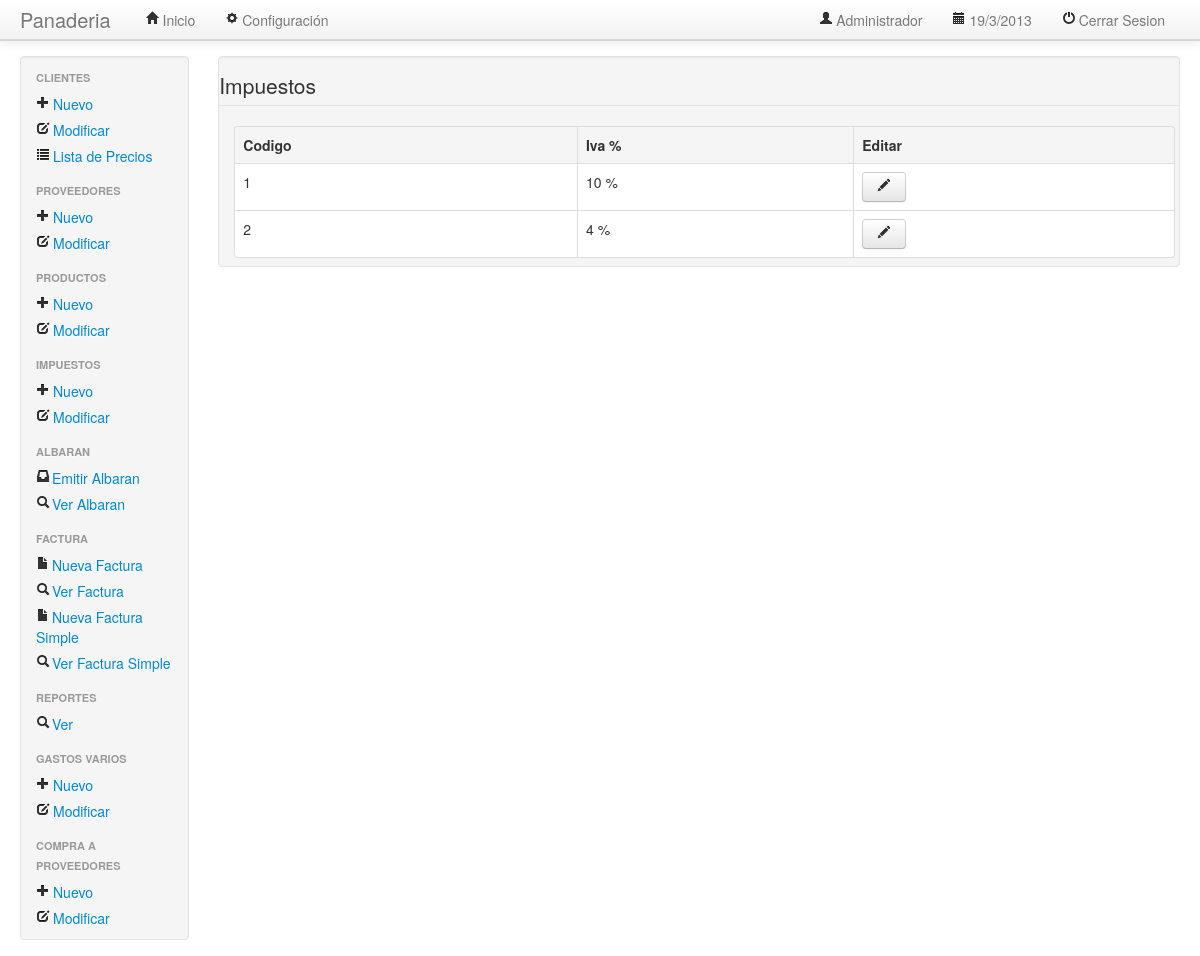
The page /main.php?iu=modtablaimpuesto.php&dir=impuestos&mdir=negocios (signed in) on the database its author committed.
### tables this page shows
CREATE TABLE `impuesto` (
  `idiva` int(11) NOT NULL AUTO_INCREMENT,
  `iva` float DEFAULT NULL,
  PRIMARY KEY (`idiva`)
);

### negocios/impuestos/modtablaimpuesto.php (the view, shortened to what this page needs)
<?php
$query = "SELECT * FROM impuesto";
$result = mysql_query($query);
?>
  <legend>Impuestos</legend>
<table style="margin: 15px 0px 0px 15px; width: 98%;" class="table table-bordered">
    <tr>
        <th style="font-weight: bold;">
            Codigo
        </th>
        <th style="font-weight: bold;">
            Iva %
        </th>
        <th style="font-weight: bold;">
            Editar
        </th>
    </tr>
    <tbody style="background-color: #ffffff;">
        <?php while ($fila = mysql_fetch_assoc($result)) { ?>
            <tr>
                <td>
                    <?php echo $fila['idiva']; ?>
                </td>
                <td>
                    <?php echo $fila['iva']." %"; ?>
                </td>
                <td>
                    <a class="btn" href=<?php echo "main.php?iu=modimpuesto.php&mdir=vistas&dir=impuesto&iva=".$fila['iva'].""."&idiva=".$fila['idiva'].""; ?>><i class="icon-pencil"></i></a>
                </td>
            </tr>
        <?php } ?>
    </tbody>
</table>

### rows shown on the page
impuesto: idiva "1", iva "10"
impuesto: idiva "2", iva "4"
